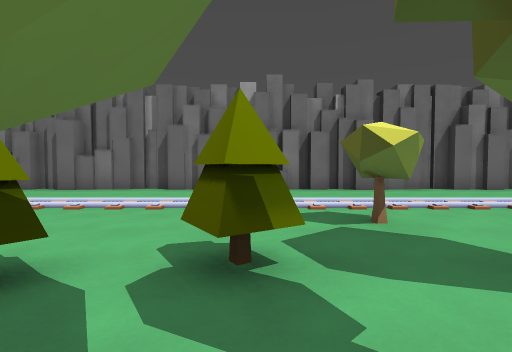
[1] (above)

24 first-person views from a walk through a 3-D level made in the Godot game engine. The camera is 1.4 m above the floor, tilts 2° down and sees 85° across. The floor is counted in squares, 2 m on a side. Each view is taken from the middle of a square. On the plan, view 1 faces up. The plan holds only what a view shows up to about 9 squares ahead; the rest is blank. The place goes on beyond the plan. Characters and animated objects are left out. Some surface patterns are stand-ins.

[2]
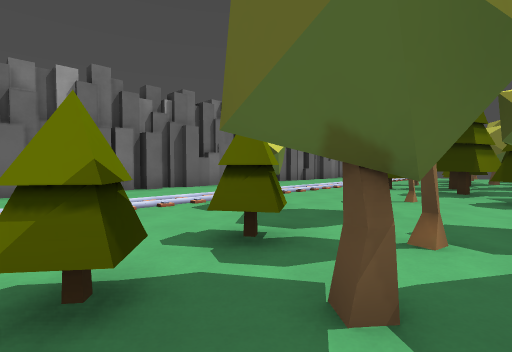

[3]
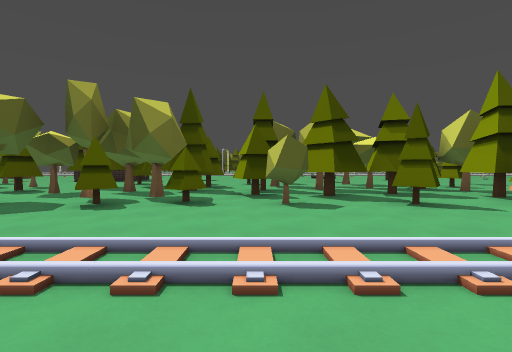

[4]
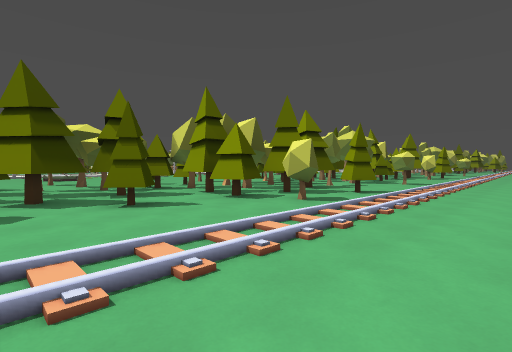

[5]
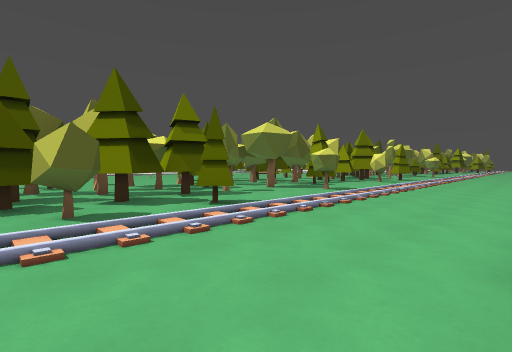

[6]
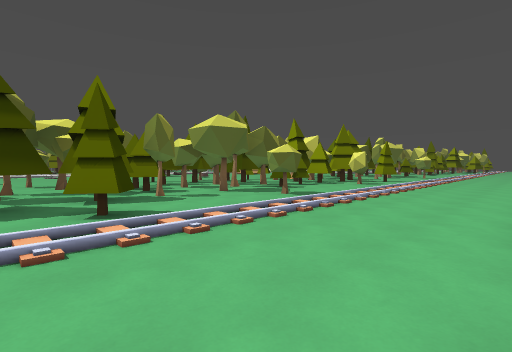

[7]
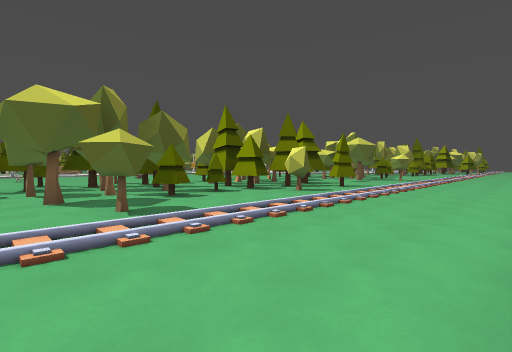

[8]
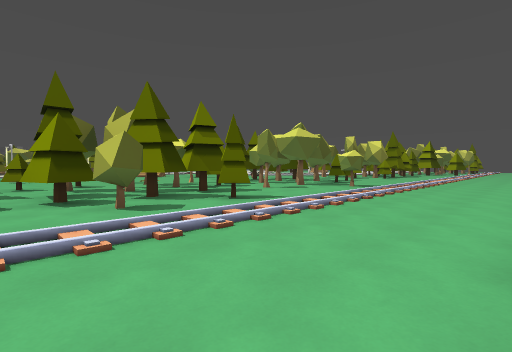

[9]
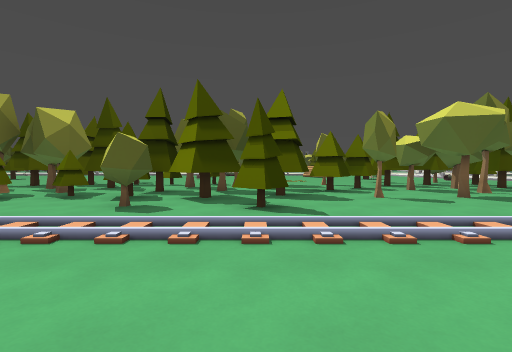

[10]
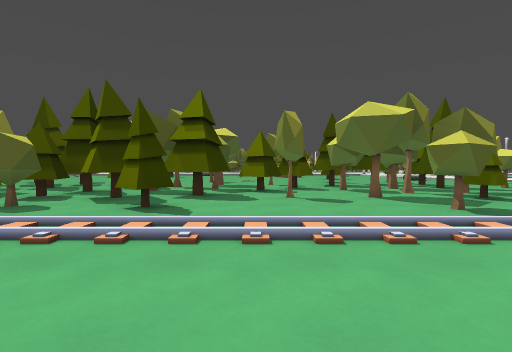

[11]
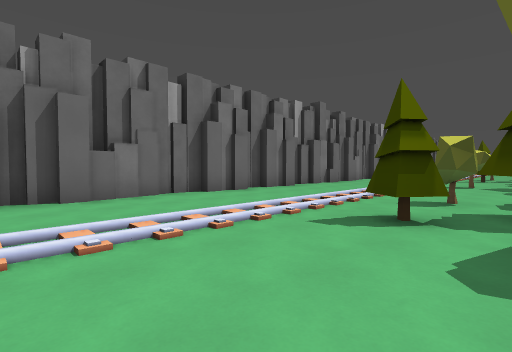

[12]
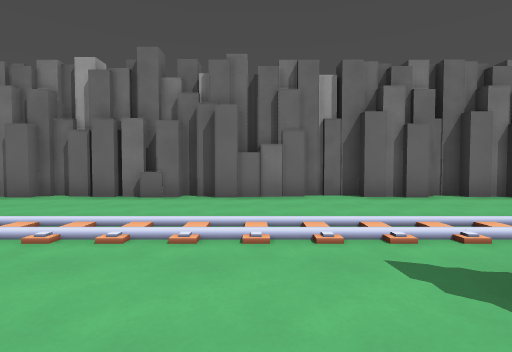

[13]
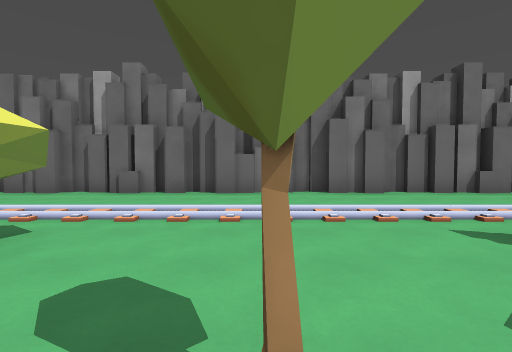

[14]
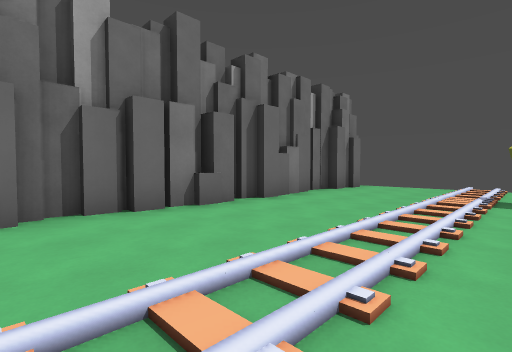

[15]
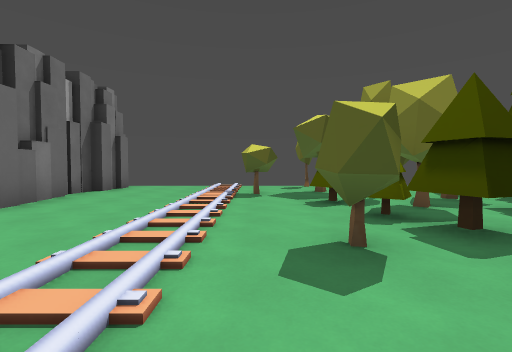

[16]
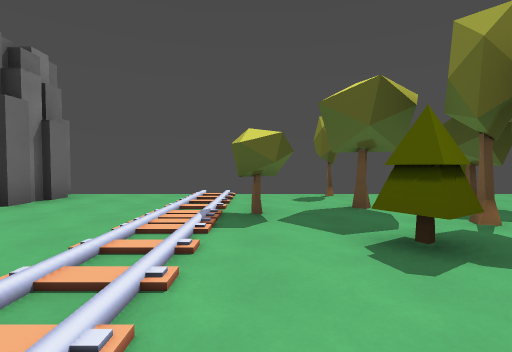

[17]
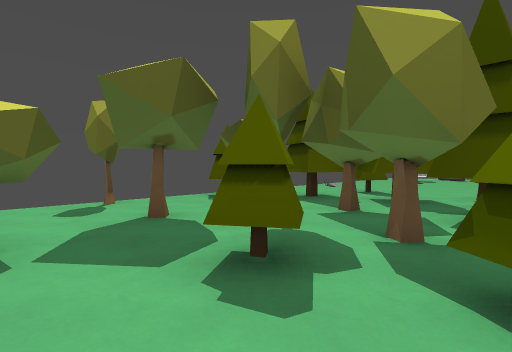

[18]
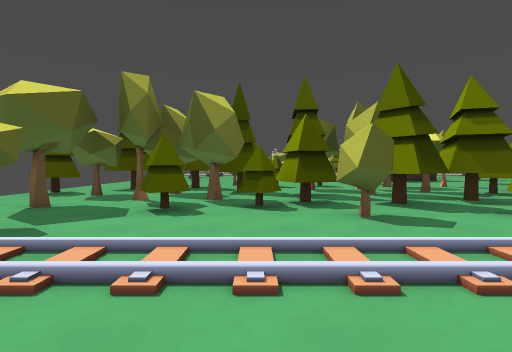

[19]
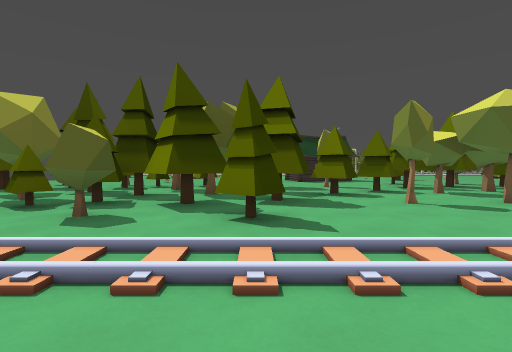

[20]
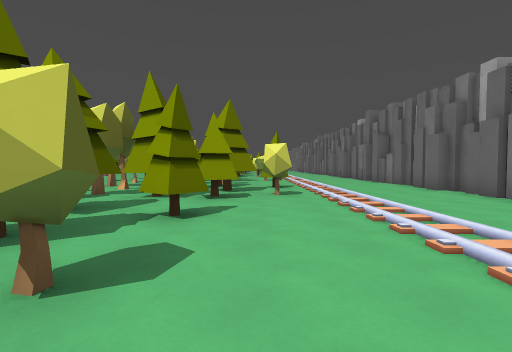

[21]
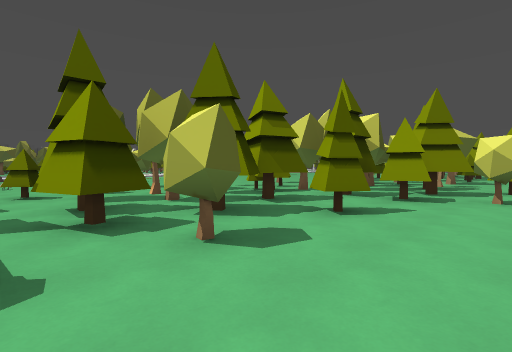

[22]
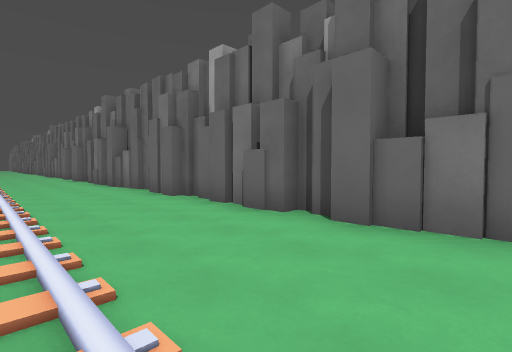

[23]
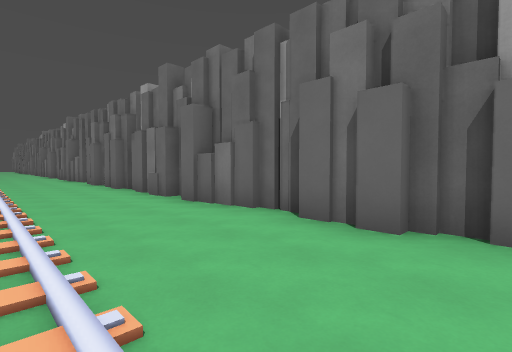

[24]
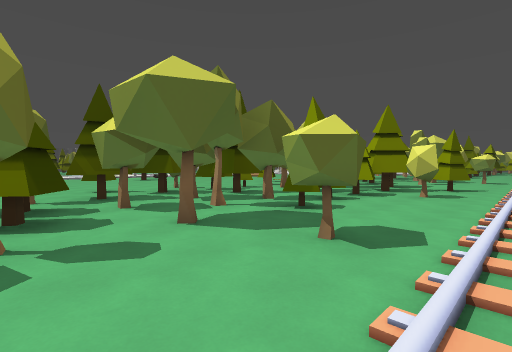

### Floor plan
Key: @ floor where view 1 was taken; # wall or solid block; . floor; / step, stairs or slope; T thing the floor can be seen under or through; R rock; O other object.
Columns run from 29 left of view 1 to 17 right of it. Each row starts with its distance up from view 1.
  9 #######RR###################################RRR
  8 ..............................................
  7 ..............................................
  6 ..............................................
  5 //////////////////////////////////////////////
  4 ..............#...#.#......................#..
  3 ......T.T....#.....#................#.#.......
  2 ...#.TTTTTT.#.#.####.#.#.#..##...#.########.#.#
  1 #....TT TT.#.#..######..T...#.#....########...
  0 .#..##.T T....########TTTTT..@....#########.##
 -1 #..#... #..##..##.####....#.######... ####..#.
 -2         .####.##.#.####.....####....... #####.
 -3          .####.. .. ..... ..              .#..
 -4             .#..       ..##.             .....
 -5                           ..             ....
 -6                           .              ..
 -7                           O              ..

Where each view was taken, in squares from view 1:
view 1: 0 up, 0 right, facing up
view 2: 0 up, 2 left, facing up-right
view 3: 7 up, 3 left, facing down
view 4: 7 up, 4 left, facing down-left
view 5: 8 up, 8 left, facing down-left
view 6: 8 up, 10 left, facing down-left
view 7: 8 up, 14 left, facing down-left
view 8: 8 up, 19 left, facing down-left
view 9: 8 up, 23 left, facing down
view 10: 8 up, 25 left, facing down
view 11: 2 up, 27 left, facing up-right
view 12: 2 up, 25 left, facing up
view 13: 1 up, 4 right, facing up
view 14: 4 up, 7 right, facing up-right
view 15: 4 up, 7 right, facing right
view 16: 4 up, 10 right, facing right
view 17: 4 up, 11 right, facing down-right
view 18: 7 up, 11 right, facing down
view 19: 7 up, 7 right, facing down
view 20: 3 up, 2 left, facing left
view 21: 4 up, 2 left, facing down-left
view 22: 5 up, 4 left, facing up-left
view 23: 5 up, 9 left, facing up-left
view 24: 5 up, 13 left, facing down-left
